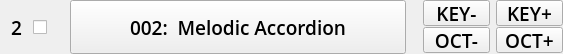
         <widget class="QFrame" name="frameSample2">
          <property name="minimumSize">
           <size>
            <width>0</width>
            <height>54</height>
           </size>
          </property>
          <property name="maximumSize">
           <size>
            <width>16777215</width>
            <height>54</height>
           </size>
          </property>
          <layout class="QHBoxLayout" name="horizontalLayout_5">
           <property name="spacing">
            <number>0</number>
           </property>
           <property name="leftMargin">
            <number>0</number>
           </property>
           <property name="topMargin">
            <number>0</number>
           </property>
           <property name="rightMargin">
            <number>0</number>
           </property>
           <property name="bottomMargin">
            <number>0</number>
           </property>
           <item>
            <widget class="QLabel" name="lbSampleNb2">
             <property name="minimumSize">
              <size>
               <width>33</width>
               <height>54</height>
              </size>
             </property>
             <property name="maximumSize">
              <size>
               <width>33</width>
               <height>54</height>
              </size>
             </property>
             <property name="font">
              <font>
               <family>Open Sans</family>
               <pointsize>14</pointsize>
               <weight>68</weight>
               <bold>true</bold>
              </font>
             </property>
             <property name="styleSheet">
              <string notr="true"/>
             </property>
             <property name="text">
              <string>2</string>
             </property>
             <property name="alignment">
              <set>Qt::AlignCenter</set>
             </property>
            </widget>
           </item>
           <item>
            <widget class="QCheckBox" name="checkBox_2">
             <property name="minimumSize">
              <size>
               <width>37</width>
               <height>54</height>
              </size>
             </property>
             <property name="maximumSize">
              <size>
               <width>37</width>
               <height>54</height>
              </size>
             </property>
             <property name="text">
              <string/>
             </property>
            </widget>
           </item>
           <item>
            <widget class="QPushButton" name="pbSample2">
             <property name="sizePolicy">
              <sizepolicy hsizetype="Fixed" vsizetype="Fixed">
               <horstretch>0</horstretch>
               <verstretch>0</verstretch>
              </sizepolicy>
             </property>
             <property name="minimumSize">
              <size>
               <width>336</width>
               <height>54</height>
              </size>
             </property>
             <property name="maximumSize">
              <size>
               <width>336</width>
               <height>54</height>
              </size>
             </property>
             <property name="font">
              <font>
               <family>Open Sans</family>
               <pointsize>14</pointsize>
               <weight>68</weight>
               <bold>true</bold>
              </font>
             </property>
             <property name="styleSheet">
              <string notr="true"/>
             </property>
             <property name="text">
              <string>002:  Melodic Accordion</string>
             </property>
            </widget>
           </item>
           <item>
            <spacer name="horizontalSpacer_5">
             <property name="orientation">
              <enum>Qt::Horizontal</enum>
             </property>
             <property name="sizeType">
              <enum>QSizePolicy::Fixed</enum>
             </property>
             <property name="sizeHint" stdset="0">
              <size>
               <width>17</width>
               <height>20</height>
              </size>
             </property>
            </spacer>
           </item>
           <item>
            <widget class="QFrame" name="soundPitchFrame2">
             <property name="minimumSize">
              <size>
               <width>0</width>
               <height>54</height>
              </size>
             </property>
             <property name="maximumSize">
              <size>
               <width>16777215</width>
               <height>54</height>
              </size>
             </property>
             <layout class="QGridLayout" name="gridLayout_3">
              <property name="leftMargin">
               <number>0</number>
              </property>
              <property name="topMargin">
               <number>0</number>
              </property>
              <property name="rightMargin">
               <number>0</number>
              </property>
              <property name="bottomMargin">
               <number>0</number>
              </property>
              <property name="verticalSpacing">
               <number>1</number>
              </property>
              <item row="0" column="0" colspan="2">
               <spacer name="horizontalSpacer_9">
                <property name="orientation">
                 <enum>Qt::Horizontal</enum>
                </property>
                <property name="sizeType">
                 <enum>QSizePolicy::Fixed</enum>
                </property>
                <property name="sizeHint" stdset="0">
                 <size>
                  <width>140</width>
                  <height>0</height>
                 </size>
                </property>
               </spacer>
              </item>
              <item row="2" column="1">
               <widget class="QPushButton" name="pbOCTPlus2">
                <property name="minimumSize">
                 <size>
                  <width>67</width>
                  <height>26</height>
                 </size>
                </property>
                <property name="maximumSize">
                 <size>
                  <width>67</width>
                  <height>26</height>
                 </size>
                </property>
                <property name="font">
                 <font>
                  <family>Open Sans</family>
                  <pointsize>14</pointsize>
                  <weight>68</weight>
                  <bold>true</bold>
                 </font>
                </property>
                <property name="styleSheet">
                 <string notr="true"/>
                </property>
                <property name="text">
                 <string>OCT+</string>
                </property>
               </widget>
              </item>
              <item row="1" column="0">
               <widget class="QPushButton" name="pbKeyMinus2">
                <property name="minimumSize">
                 <size>
                  <width>67</width>
                  <height>26</height>
                 </size>
                </property>
                <property name="maximumSize">
                 <size>
                  <width>67</width>
                  <height>26</height>
                 </size>
                </property>
                <property name="font">
                 <font>
                  <family>Open Sans</family>
                  <pointsize>14</pointsize>
                  <weight>68</weight>
                  <bold>true</bold>
                 </font>
                </property>
                <property name="styleSheet">
                 <string notr="true"/>
                </property>
                <property name="text">
                 <string>KEY-</string>
                </property>
               </widget>
              </item>
              <item row="1" column="1">
               <widget class="QPushButton" name="pbKeyPlus2">
                <property name="minimumSize">
                 <size>
                  <width>67</width>
                  <height>26</height>
                 </size>
                </property>
                <property name="maximumSize">
                 <size>
                  <width>67</width>
                  <height>26</height>
                 </size>
                </property>
                <property name="font">
                 <font>
                  <family>Open Sans</family>
                  <pointsize>14</pointsize>
                  <weight>68</weight>
                  <bold>true</bold>
                 </font>
                </property>
                <property name="styleSheet">
                 <string notr="true"/>
                </property>
                <property name="text">
                 <string>KEY+</string>
                </property>
               </widget>
              </item>
              <item row="2" column="0">
               <widget class="QPushButton" name="pbOCTMinus2">
                <property name="minimumSize">
                 <size>
                  <width>67</width>
                  <height>26</height>
                 </size>
                </property>
                <property name="maximumSize">
                 <size>
                  <width>67</width>
                  <height>26</height>
                 </size>
                </property>
                <property name="font">
                 <font>
                  <family>Open Sans</family>
                  <pointsize>14</pointsize>
                  <weight>68</weight>
                  <bold>true</bold>
                 </font>
                </property>
                <property name="styleSheet">
                 <string notr="true"/>
                </property>
                <property name="text">
                 <string>OCT-</string>
                </property>
               </widget>
              </item>
             </layout>
            </widget>
           </item>
          </layout>
         </widget>
